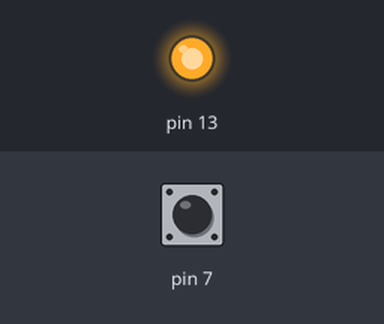
Simulated run of this sketch. Board: Arduino Uno, built with avr-gcc and run on an emulated ATmega328P. Shown: output pins drawn as LEDs (lit = HIGH). The inputs (shaded band) are chosen by the test bench; at power-on: pin 7 HIGH.

Above: at 1.2 s.
1.3 s: pin 7 pulled LOW for 0.15 s
At 1.37 s:
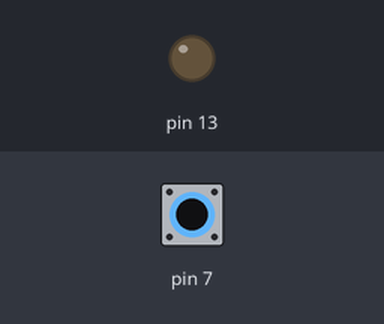
2.9 s: pin 7 pulled LOW for 3.2 s
At 6.7 s:
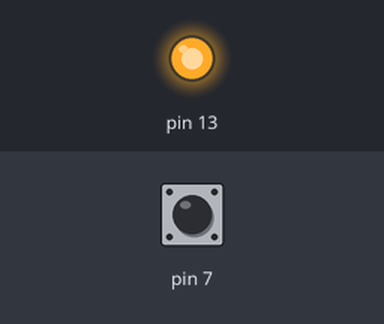
Timing chart, 0 to 8.2 s (numbered marks = the images above; inputs shaded):
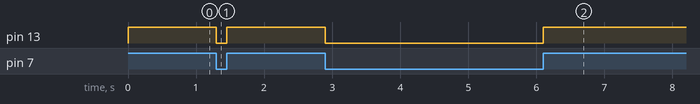

Measured:
- after the input at 1.3 s, pin 13: HIGH → LOW at once, → HIGH 0.15 s later
- after the input at 2.9 s, pin 13: HIGH → LOW at once, → HIGH 3.2 s later

The sketch:

test2.ino
```cpp
void setup()
{
	pinMode(13, OUTPUT);
	pinMode(7, INPUT);
	digitalWrite(7, HIGH);
	// Or use pinMode(7, INPUT_PULLUP);
}
void loop()
{
	int inputValue = digitalRead(7);
	digitalWrite(13, inputValue);
	delay(50);
}
```
